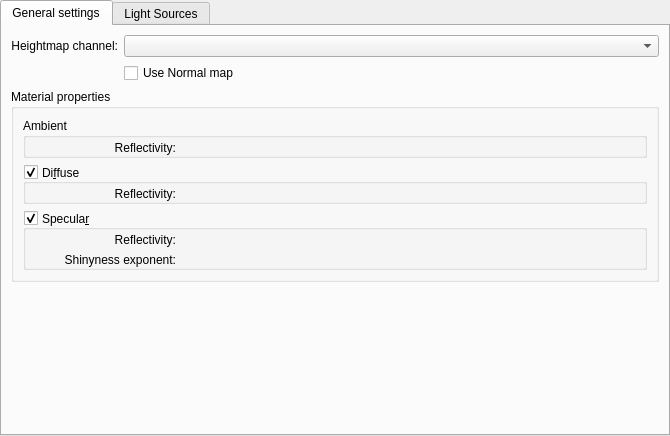
<?xml version="1.0" encoding="UTF-8"?>
<ui version="4.0">
 <author>
    SPDX-FileCopyrightText: none
    SPDX-License-Identifier: GPL-3.0-or-later
  </author>
 <class>WdgPhongBumpmap</class>
 <widget class="QWidget" name="WdgPhongBumpmap">
  <property name="geometry">
   <rect>
    <x>0</x>
    <y>0</y>
    <width>670</width>
    <height>436</height>
   </rect>
  </property>
  <property name="sizePolicy">
   <sizepolicy hsizetype="Expanding" vsizetype="Expanding">
    <horstretch>0</horstretch>
    <verstretch>0</verstretch>
   </sizepolicy>
  </property>
  <property name="minimumSize">
   <size>
    <width>570</width>
    <height>323</height>
   </size>
  </property>
  <property name="baseSize">
   <size>
    <width>570</width>
    <height>323</height>
   </size>
  </property>
  <layout class="QHBoxLayout" name="horizontalLayout">
   <property name="sizeConstraint">
    <enum>QLayout::SetDefaultConstraint</enum>
   </property>
   <property name="leftMargin">
    <number>0</number>
   </property>
   <property name="topMargin">
    <number>0</number>
   </property>
   <property name="rightMargin">
    <number>0</number>
   </property>
   <property name="bottomMargin">
    <number>0</number>
   </property>
   <item>
    <widget class="QTabWidget" name="settingsTabWidget">
     <property name="sizePolicy">
      <sizepolicy hsizetype="Expanding" vsizetype="Expanding">
       <horstretch>0</horstretch>
       <verstretch>0</verstretch>
      </sizepolicy>
     </property>
     <property name="currentIndex">
      <number>0</number>
     </property>
     <widget class="QWidget" name="generalSettings">
      <attribute name="title">
       <string>General settings</string>
      </attribute>
      <layout class="QGridLayout" name="gridLayout_4">
       <item row="2" column="0" colspan="2">
        <widget class="QGroupBox" name="materialParametersGroupBox">
         <property name="sizePolicy">
          <sizepolicy hsizetype="Preferred" vsizetype="Fixed">
           <horstretch>0</horstretch>
           <verstretch>0</verstretch>
          </sizepolicy>
         </property>
         <property name="title">
          <string>Material properties</string>
         </property>
         <property name="flat">
          <bool>true</bool>
         </property>
         <layout class="QGridLayout" name="gridLayout_6">
          <item row="2" column="0">
           <widget class="QGroupBox" name="specularReflectivityGroup">
            <property name="title">
             <string>Specula&amp;r</string>
            </property>
            <property name="alignment">
             <set>Qt::AlignLeading|Qt::AlignLeft|Qt::AlignVCenter</set>
            </property>
            <property name="flat">
             <bool>true</bool>
            </property>
            <property name="checkable">
             <bool>true</bool>
            </property>
            <layout class="QGridLayout" name="gridLayout_3">
             <property name="leftMargin">
              <number>0</number>
             </property>
             <property name="topMargin">
              <number>3</number>
             </property>
             <property name="rightMargin">
              <number>0</number>
             </property>
             <property name="bottomMargin">
              <number>0</number>
             </property>
             <item row="0" column="0">
              <widget class="QLabel" name="lblSpecularReflectivity">
               <property name="text">
                <string>Reflectivity:</string>
               </property>
               <property name="alignment">
                <set>Qt::AlignRight|Qt::AlignTrailing|Qt::AlignVCenter</set>
               </property>
              </widget>
             </item>
             <item row="0" column="1">
              <widget class="KisDoubleSliderSpinBox" name="specularReflectivityKisDoubleSliderSpinBox" native="true">
               <property name="sizePolicy">
                <sizepolicy hsizetype="MinimumExpanding" vsizetype="Fixed">
                 <horstretch>1</horstretch>
                 <verstretch>1</verstretch>
                </sizepolicy>
               </property>              
               <property name="maximumSize">
                <size>
                 <width>16777215</width>
                 <height>23</height>
                </size>
               </property>
              </widget>
             </item>
             <item row="1" column="0">
              <widget class="QLabel" name="lblSpecularShinyExp">
               <property name="text">
                <string>Shinyness exponent:</string>
               </property>
               <property name="alignment">
                <set>Qt::AlignRight|Qt::AlignTrailing|Qt::AlignVCenter</set>
               </property>
              </widget>
             </item>
             <item row="1" column="1">
              <widget class="KisSliderSpinBox" name="shininessExponentKisSliderSpinBox" native="true">
               <property name="sizePolicy">
                <sizepolicy hsizetype="Minimum" vsizetype="Fixed">
                 <horstretch>1</horstretch>
                 <verstretch>1</verstretch>
                </sizepolicy>
               </property>              
               <property name="maximumSize">
                <size>
                 <width>16777215</width>
                 <height>23</height>
                </size>
               </property>
              </widget>
             </item>
             <item row="2" column="0">
              <spacer name="horizontalSpacer_3">
               <property name="orientation">
                <enum>Qt::Horizontal</enum>
               </property>
               <property name="sizeType">
                <enum>QSizePolicy::Fixed</enum>
               </property>
               <property name="sizeHint" stdset="0">
                <size>
                 <width>150</width>
                 <height>0</height>
                </size>
               </property>
              </spacer>
             </item>
            </layout>
           </widget>
          </item>
          <item row="1" column="0">
           <widget class="QGroupBox" name="diffuseReflectivityGroup">
            <property name="layoutDirection">
             <enum>Qt::LeftToRight</enum>
            </property>
            <property name="title">
             <string>Di&amp;ffuse</string>
            </property>
            <property name="alignment">
             <set>Qt::AlignLeading|Qt::AlignLeft|Qt::AlignVCenter</set>
            </property>
            <property name="flat">
             <bool>true</bool>
            </property>
            <property name="checkable">
             <bool>true</bool>
            </property>
            <layout class="QGridLayout" name="gridLayout_2">
             <property name="leftMargin">
              <number>0</number>
             </property>
             <property name="topMargin">
              <number>3</number>
             </property>
             <property name="rightMargin">
              <number>0</number>
             </property>
             <property name="bottomMargin">
              <number>0</number>
             </property>
             <item row="0" column="0">
              <widget class="QLabel" name="lblDiffuseReflectivity">
               <property name="text">
                <string>Reflectivity:</string>
               </property>
               <property name="alignment">
                <set>Qt::AlignRight|Qt::AlignTrailing|Qt::AlignVCenter</set>
               </property>
              </widget>
             </item>
             <item row="0" column="1">
              <widget class="KisDoubleSliderSpinBox" name="diffuseReflectivityKisDoubleSliderSpinBox" native="true">
               <property name="sizePolicy">
                <sizepolicy hsizetype="Expanding" vsizetype="Fixed">
                 <horstretch>1</horstretch>
                 <verstretch>1</verstretch>
                </sizepolicy>
               </property>

               <property name="maximumSize">
                <size>
                 <width>16777215</width>
                 <height>23</height>
                </size>
               </property>
              </widget>
             </item>
             <item row="1" column="0">
              <spacer name="horizontalSpacer_2">
               <property name="orientation">
                <enum>Qt::Horizontal</enum>
               </property>
               <property name="sizeType">
                <enum>QSizePolicy::Fixed</enum>
               </property>
               <property name="sizeHint" stdset="0">
                <size>
                 <width>150</width>
                 <height>0</height>
                </size>
               </property>
              </spacer>
             </item>
            </layout>
           </widget>
          </item>
          <item row="0" column="0">
           <widget class="QGroupBox" name="AmbientGroup">
            <property name="title">
             <string>Ambient</string>
            </property>
            <property name="flat">
             <bool>true</bool>
            </property>
            <property name="checkable">
             <bool>false</bool>
            </property>
            <layout class="QGridLayout" name="gridLayout">
             <property name="leftMargin">
              <number>0</number>
             </property>
             <property name="topMargin">
              <number>3</number>
             </property>
             <property name="rightMargin">
              <number>0</number>
             </property>
             <property name="bottomMargin">
              <number>0</number>
             </property>
             <property name="spacing">
              <number>6</number>
             </property>
             <item row="0" column="0">
              <widget class="QLabel" name="lblAmbientReflectivity">
               <property name="text">
                <string>Reflectivity:</string>
               </property>
               <property name="alignment">
                <set>Qt::AlignRight|Qt::AlignTrailing|Qt::AlignVCenter</set>
               </property>
              </widget>
             </item>
             <item row="0" column="1">
              <widget class="KisDoubleSliderSpinBox" name="ambientReflectivityKisDoubleSliderSpinBox" native="true">
               <property name="sizePolicy">
                <sizepolicy hsizetype="MinimumExpanding" vsizetype="Fixed">
                 <horstretch>1</horstretch>
                 <verstretch>1</verstretch>
                </sizepolicy>
               </property>              
               <property name="maximumSize">
                <size>
                 <width>16777215</width>
                 <height>23</height>
                </size>
               </property>
              </widget>
             </item>
             <item row="1" column="0">
              <spacer name="horizontalSpacer_4">
               <property name="orientation">
                <enum>Qt::Horizontal</enum>
               </property>
               <property name="sizeType">
                <enum>QSizePolicy::Fixed</enum>
               </property>
               <property name="sizeHint" stdset="0">
                <size>
                 <width>150</width>
                 <height>0</height>
                </size>
               </property>
              </spacer>
             </item>
            </layout>
           </widget>
          </item>
         </layout>
        </widget>
       </item>
       <item row="0" column="0">
        <widget class="QLabel" name="lblHeightmapChannel">
         <property name="text">
          <string>Heightmap channel:</string>
         </property>
         <property name="alignment">
          <set>Qt::AlignRight|Qt::AlignTrailing|Qt::AlignVCenter</set>
         </property>
        </widget>
       </item>
       <item row="0" column="1">
        <widget class="QComboBox" name="heightChannelComboBox">
         <property name="sizePolicy">
          <sizepolicy hsizetype="Expanding" vsizetype="Fixed">
           <horstretch>0</horstretch>
           <verstretch>0</verstretch>
          </sizepolicy>
         </property>
        </widget>
       </item>
       <item row="1" column="0">
        <spacer name="verticalSpacer_3">
         <property name="orientation">
          <enum>Qt::Vertical</enum>
         </property>
         <property name="sizeType">
          <enum>QSizePolicy::Fixed</enum>
         </property>
         <property name="sizeHint" stdset="0">
          <size>
           <width>20</width>
           <height>16</height>
          </size>
         </property>
        </spacer>
       </item>
       <item row="3" column="0">
        <spacer name="verticalSpacer">
         <property name="orientation">
          <enum>Qt::Vertical</enum>
         </property>
         <property name="sizeType">
          <enum>QSizePolicy::MinimumExpanding</enum>
         </property>
         <property name="sizeHint" stdset="0">
          <size>
           <width>20</width>
           <height>9</height>
          </size>
         </property>
        </spacer>
       </item>
       <item row="1" column="1">
        <widget class="QCheckBox" name="useNormalMap">
         <property name="text">
          <string extracomment="Whether or not this filter should only use a given channel or use all channels and treat them as a normal map">Use Normal map</string>
         </property>
         <property name="tristate">
          <bool>false</bool>
         </property>
        </widget>
       </item>
      </layout>
     </widget>
     <widget class="QWidget" name="lightSources">
      <attribute name="title">
       <string>Light Sources</string>
      </attribute>
      <layout class="QGridLayout" name="gridLayout_9">
       <property name="leftMargin">
        <number>10</number>
       </property>
       <property name="topMargin">
        <number>10</number>
       </property>
       <property name="rightMargin">
        <number>10</number>
       </property>
       <property name="bottomMargin">
        <number>10</number>
       </property>
       <property name="spacing">
        <number>10</number>
       </property>
       <item row="1" column="1">
        <widget class="QGroupBox" name="lightSourceGroupBox4">
         <property name="sizePolicy">
          <sizepolicy hsizetype="Fixed" vsizetype="Fixed">
           <horstretch>0</horstretch>
           <verstretch>0</verstretch>
          </sizepolicy>
         </property>
         <property name="title">
          <string>Light Source &amp;4</string>
         </property>
         <property name="flat">
          <bool>true</bool>
         </property>
         <property name="checkable">
          <bool>true</bool>
         </property>
         <property name="checked">
          <bool>false</bool>
         </property>
         <layout class="QFormLayout" name="formLayout_8">
          <property name="fieldGrowthPolicy">
           <enum>QFormLayout::AllNonFixedFieldsGrow</enum>
          </property>
          <property name="horizontalSpacing">
           <number>5</number>
          </property>
          <property name="verticalSpacing">
           <number>5</number>
          </property>
          <property name="leftMargin">
           <number>10</number>
          </property>
          <property name="topMargin">
           <number>10</number>
          </property>
          <property name="rightMargin">
           <number>10</number>
          </property>
          <property name="bottomMargin">
           <number>10</number>
          </property>
          <item row="0" column="0">
           <layout class="QFormLayout" name="formLayout_4">
            <item row="0" column="0">
             <widget class="QLabel" name="colorLabel4">
              <property name="text">
               <string>Color:</string>
              </property>
              <property name="alignment">
               <set>Qt::AlignRight|Qt::AlignTrailing|Qt::AlignVCenter</set>
              </property>
             </widget>
            </item>
            <item row="0" column="1">
             <widget class="KColorCombo" name="lightKColorCombo4">
              <property name="color">
               <color>
                <red>255</red>
                <green>255</green>
                <blue>0</blue>
               </color>
              </property>
             </widget>
            </item>
            <item row="1" column="0">
             <widget class="QLabel" name="azimuthLabel4">
              <property name="toolTip">
               <string>Direction of the light, the dial tip represents where the light comes from.</string>
              </property>
              <property name="text">
               <string>Azimuth:</string>
              </property>
              <property name="alignment">
               <set>Qt::AlignRight|Qt::AlignTrailing|Qt::AlignVCenter</set>
              </property>
             </widget>
            </item>
            <item row="2" column="0">
             <widget class="QLabel" name="inclinationLabel4">
              <property name="toolTip">
               <string>Vertical tilt of the light. 90° is perpendicular to the canvas, 0° is parallel.</string>
              </property>
              <property name="text">
               <string>Inclination:</string>
              </property>
              <property name="alignment">
               <set>Qt::AlignRight|Qt::AlignTrailing|Qt::AlignVCenter</set>
              </property>
             </widget>
            </item>
            <item row="1" column="1">
             <widget class="KisAngleSelector" name="azimuthAngleSelector4" native="true"/>
            </item>
            <item row="2" column="1">
             <widget class="KisAngleSelector" name="elevationAngleSelector4" native="true"/>
            </item>
           </layout>
          </item>
         </layout>
        </widget>
       </item>
       <item row="1" column="0">
        <widget class="QGroupBox" name="lightSourceGroupBox2">
         <property name="sizePolicy">
          <sizepolicy hsizetype="Fixed" vsizetype="Fixed">
           <horstretch>0</horstretch>
           <verstretch>0</verstretch>
          </sizepolicy>
         </property>
         <property name="title">
          <string>Light Source &amp;2</string>
         </property>
         <property name="flat">
          <bool>true</bool>
         </property>
         <property name="checkable">
          <bool>true</bool>
         </property>
         <layout class="QFormLayout" name="formLayout_6">
          <property name="horizontalSpacing">
           <number>5</number>
          </property>
          <property name="verticalSpacing">
           <number>5</number>
          </property>
          <property name="leftMargin">
           <number>10</number>
          </property>
          <property name="topMargin">
           <number>10</number>
          </property>
          <property name="rightMargin">
           <number>10</number>
          </property>
          <property name="bottomMargin">
           <number>10</number>
          </property>
          <item row="0" column="0">
           <layout class="QFormLayout" name="formLayout_2">
            <item row="0" column="0">
             <widget class="QLabel" name="colorLabel2">
              <property name="text">
               <string>Color:</string>
              </property>
              <property name="alignment">
               <set>Qt::AlignRight|Qt::AlignTrailing|Qt::AlignVCenter</set>
              </property>
             </widget>
            </item>
            <item row="0" column="1">
             <widget class="KColorCombo" name="lightKColorCombo2">
              <property name="color">
               <color>
                <red>255</red>
                <green>0</green>
                <blue>0</blue>
               </color>
              </property>
             </widget>
            </item>
            <item row="1" column="0">
             <widget class="QLabel" name="azimuthLabel2">
              <property name="toolTip">
               <string>Direction of the light, the dial tip represents where the light comes from.</string>
              </property>
              <property name="text">
               <string>Azimuth:</string>
              </property>
              <property name="alignment">
               <set>Qt::AlignRight|Qt::AlignTrailing|Qt::AlignVCenter</set>
              </property>
             </widget>
            </item>
            <item row="2" column="0">
             <widget class="QLabel" name="inclinationLabel2">
              <property name="toolTip">
               <string>Vertical tilt of the light. 90° is perpendicular to the canvas, 0° is parallel.</string>
              </property>
              <property name="text">
               <string>Inclination:</string>
              </property>
              <property name="alignment">
               <set>Qt::AlignRight|Qt::AlignTrailing|Qt::AlignVCenter</set>
              </property>
             </widget>
            </item>
            <item row="1" column="1">
             <widget class="KisAngleSelector" name="azimuthAngleSelector2" native="true"/>
            </item>
            <item row="2" column="1">
             <widget class="KisAngleSelector" name="elevationAngleSelector2" native="true"/>
            </item>
           </layout>
          </item>
         </layout>
        </widget>
       </item>
       <item row="0" column="0">
        <widget class="QGroupBox" name="lightSourceGroupBox1">
         <property name="sizePolicy">
          <sizepolicy hsizetype="Fixed" vsizetype="Fixed">
           <horstretch>0</horstretch>
           <verstretch>0</verstretch>
          </sizepolicy>
         </property>
         <property name="title">
          <string>Light Source &amp;1</string>
         </property>
         <property name="flat">
          <bool>true</bool>
         </property>
         <property name="checkable">
          <bool>true</bool>
         </property>
         <layout class="QFormLayout" name="formLayout_5">
          <property name="horizontalSpacing">
           <number>5</number>
          </property>
          <property name="verticalSpacing">
           <number>5</number>
          </property>
          <property name="leftMargin">
           <number>10</number>
          </property>
          <property name="topMargin">
           <number>10</number>
          </property>
          <property name="rightMargin">
           <number>10</number>
          </property>
          <property name="bottomMargin">
           <number>10</number>
          </property>
          <item row="0" column="0">
           <layout class="QFormLayout" name="formLayout">
            <property name="horizontalSpacing">
             <number>6</number>
            </property>
            <property name="verticalSpacing">
             <number>6</number>
            </property>
            <item row="0" column="0">
             <widget class="QLabel" name="colorLabel1">
              <property name="text">
               <string>Color:</string>
              </property>
              <property name="alignment">
               <set>Qt::AlignRight|Qt::AlignTrailing|Qt::AlignVCenter</set>
              </property>
             </widget>
            </item>
            <item row="0" column="1">
             <widget class="KColorCombo" name="lightKColorCombo1">
              <property name="color">
               <color>
                <red>255</red>
                <green>255</green>
                <blue>0</blue>
               </color>
              </property>
             </widget>
            </item>
            <item row="1" column="0">
             <widget class="QLabel" name="azimuthLabel1">
              <property name="toolTip">
               <string>Direction of the light, the dial tip represents where the light comes from.</string>
              </property>
              <property name="text">
               <string>Azimuth:</string>
              </property>
              <property name="alignment">
               <set>Qt::AlignRight|Qt::AlignTrailing|Qt::AlignVCenter</set>
              </property>
             </widget>
            </item>
            <item row="2" column="0">
             <widget class="QLabel" name="inclinationLabel1">
              <property name="toolTip">
               <string>Vertical tilt of the light. 90° is perpendicular to the canvas, 0° is parallel.</string>
              </property>
              <property name="text">
               <string>Inclination:</string>
              </property>
              <property name="alignment">
               <set>Qt::AlignRight|Qt::AlignTrailing|Qt::AlignVCenter</set>
              </property>
             </widget>
            </item>
            <item row="1" column="1">
             <widget class="KisAngleSelector" name="azimuthAngleSelector1" native="true"/>
            </item>
            <item row="2" column="1">
             <widget class="KisAngleSelector" name="elevationAngleSelector1" native="true"/>
            </item>
           </layout>
          </item>
         </layout>
        </widget>
       </item>
       <item row="0" column="1">
        <widget class="QGroupBox" name="lightSourceGroupBox3">
         <property name="sizePolicy">
          <sizepolicy hsizetype="Fixed" vsizetype="Fixed">
           <horstretch>0</horstretch>
           <verstretch>0</verstretch>
          </sizepolicy>
         </property>
         <property name="title">
          <string>Light Source &amp;3</string>
         </property>
         <property name="flat">
          <bool>true</bool>
         </property>
         <property name="checkable">
          <bool>true</bool>
         </property>
         <property name="checked">
          <bool>false</bool>
         </property>
         <layout class="QFormLayout" name="formLayout_7">
          <property name="horizontalSpacing">
           <number>5</number>
          </property>
          <property name="verticalSpacing">
           <number>5</number>
          </property>
          <property name="leftMargin">
           <number>10</number>
          </property>
          <property name="topMargin">
           <number>10</number>
          </property>
          <property name="rightMargin">
           <number>10</number>
          </property>
          <property name="bottomMargin">
           <number>10</number>
          </property>
          <item row="0" column="0">
           <layout class="QFormLayout" name="formLayout_3">
            <item row="0" column="0">
             <widget class="QLabel" name="colorLabel3">
              <property name="text">
               <string>Color:</string>
              </property>
              <property name="alignment">
               <set>Qt::AlignRight|Qt::AlignTrailing|Qt::AlignVCenter</set>
              </property>
             </widget>
            </item>
            <item row="0" column="1">
             <widget class="KColorCombo" name="lightKColorCombo3">
              <property name="color">
               <color>
                <red>0</red>
                <green>255</green>
                <blue>0</blue>
               </color>
              </property>
             </widget>
            </item>
            <item row="1" column="0">
             <widget class="QLabel" name="azimuthLabel3">
              <property name="toolTip">
               <string>Direction of the light, the dial tip represents where the light comes from.</string>
              </property>
              <property name="text">
               <string>Azimuth:</string>
              </property>
              <property name="alignment">
               <set>Qt::AlignRight|Qt::AlignTrailing|Qt::AlignVCenter</set>
              </property>
             </widget>
            </item>
            <item row="2" column="0">
             <widget class="QLabel" name="inclinationLabel3">
              <property name="toolTip">
               <string>Vertical tilt of the light. 90° is perpendicular to the canvas, 0° is parallel.</string>
              </property>
              <property name="text">
               <string>Inclination:</string>
              </property>
              <property name="alignment">
               <set>Qt::AlignRight|Qt::AlignTrailing|Qt::AlignVCenter</set>
              </property>
             </widget>
            </item>
            <item row="1" column="1">
             <widget class="KisAngleSelector" name="azimuthAngleSelector3" native="true"/>
            </item>
            <item row="2" column="1">
             <widget class="KisAngleSelector" name="elevationAngleSelector3" native="true"/>
            </item>
           </layout>
          </item>
         </layout>
        </widget>
       </item>
       <item row="2" column="0" colspan="2">
        <spacer name="verticalSpacer_2">
         <property name="orientation">
          <enum>Qt::Vertical</enum>
         </property>
        </spacer>
       </item>
      </layout>
     </widget>
    </widget>
   </item>
  </layout>
 </widget>
 <customwidgets>
  <customwidget>
   <class>KColorCombo</class>
   <extends>QComboBox</extends>
   <header>kcolorcombo.h</header>
  </customwidget>
  <customwidget>
   <class>KisDoubleSliderSpinBox</class>
   <extends>QWidget</extends>
   <header>kis_slider_spin_box.h</header>
   <container>1</container>
  </customwidget>
  <customwidget>
   <class>KisSliderSpinBox</class>
   <extends>QWidget</extends>
   <header>kis_slider_spin_box.h</header>
   <container>1</container>
  </customwidget>
  <customwidget>
   <class>KisAngleSelector</class>
   <extends>QWidget</extends>
   <header location="global">KisAngleSelector.h</header>
   <container>1</container>
  </customwidget>
 </customwidgets>
 <tabstops>
  <tabstop>settingsTabWidget</tabstop>
  <tabstop>heightChannelComboBox</tabstop>
  <tabstop>diffuseReflectivityGroup</tabstop>
  <tabstop>specularReflectivityGroup</tabstop>
  <tabstop>lightSourceGroupBox1</tabstop>
  <tabstop>lightKColorCombo1</tabstop>
  <tabstop>lightSourceGroupBox2</tabstop>
  <tabstop>lightKColorCombo2</tabstop>
  <tabstop>lightSourceGroupBox3</tabstop>
  <tabstop>lightKColorCombo3</tabstop>
  <tabstop>lightSourceGroupBox4</tabstop>
  <tabstop>lightKColorCombo4</tabstop>
 </tabstops>
 <resources/>
 <connections/>
</ui>
